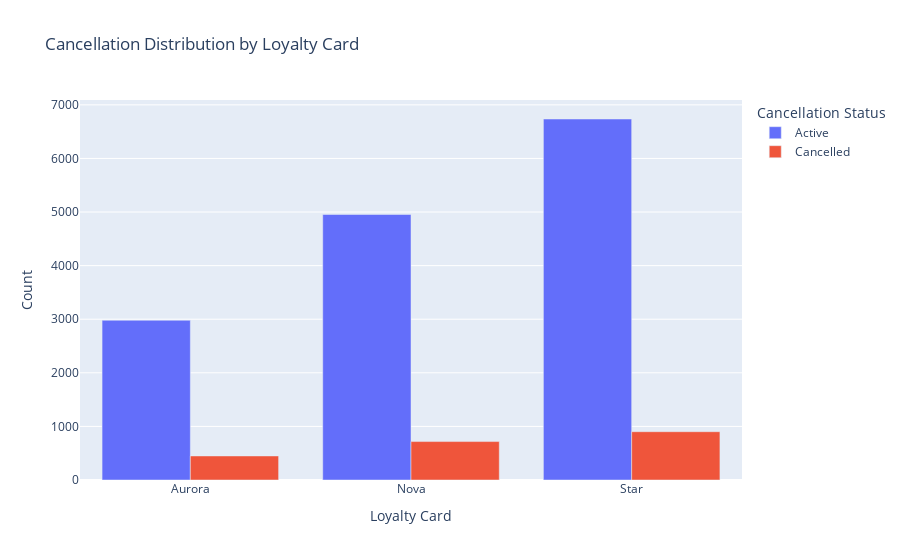

Notebook source saved alongside this figure:
### Code cell
# Map Cancelled values to 'Active' and 'Cancelled'
final_df['Cancellation Status'] = final_df['Cancelled'].map({0: 'Active', 1: 'Cancelled'})

# Plot cancellation distribution based on Loyalty Card column
cancelled_counts = final_df.groupby(['Loyalty Card', 'Cancellation Status']).size().reset_index(name='Count')


fig = px.bar(cancelled_counts, 
             x='Loyalty Card', 
             y='Count', 
             color='Cancellation Status',
             barmode='group', 
             title='Cancellation Distribution by Loyalty Card')

fig.update_layout(xaxis_title='Loyalty Card', 
                  yaxis_title='Count', 
                  legend_title='Cancellation Status')


fig.show()

### Figure 1 — Plotly figure (JSON) as saved in the notebook; plotly's stock layout.template omitted (floating-point values rounded to 4 significant figures)
{"data": [{"alignmentgroup": "True", "hovertemplate": "Cancellation Status=Active<br>Loyalty Card=%{x}<br>Count=%{y}<extra></extra>", "legendgroup": "Active", "marker": {"color": "#636efa", "pattern": {"shape": ""}}, "name": "Active", "offsetgroup": "Active", "orientation": "v", "showlegend": true, "textposition": "auto", "type": "bar", "x": ["Aurora", "Nova", "Star"], "xaxis": "x", "y": [2980, 4954, 6736], "yaxis": "y"}, {"alignmentgroup": "True", "hovertemplate": "Cancellation Status=Cancelled<br>Loyalty Card=%{x}<br>Count=%{y}<extra></extra>", "legendgroup": "Cancelled", "marker": {"color": "#EF553B", "pattern": {"shape": ""}}, "name": "Cancelled", "offsetgroup": "Cancelled", "orientation": "v", "showlegend": true, "textposition": "auto", "type": "bar", "x": ["Aurora", "Nova", "Star"], "xaxis": "x", "y": [449, 717, 901], "yaxis": "y"}], "layout": {"barmode": "group", "legend": {"title": {"text": "Cancellation Status"}, "tracegroupgap": 0}, "title": {"text": "Cancellation Distribution by Loyalty Card"}, "xaxis": {"anchor": "y", "domain": [0, 1], "title": {"text": "Loyalty Card"}}, "yaxis": {"anchor": "x", "domain": [0, 1], "title": {"text": "Count"}}}}
